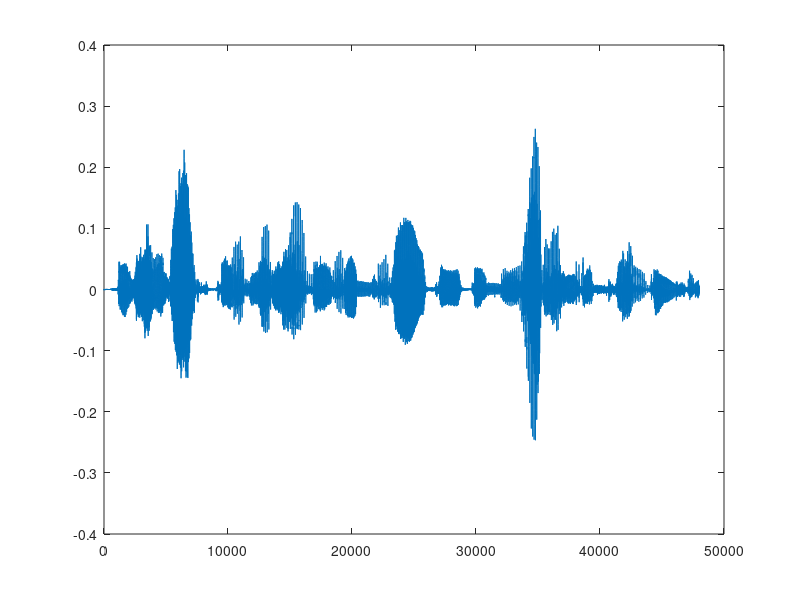
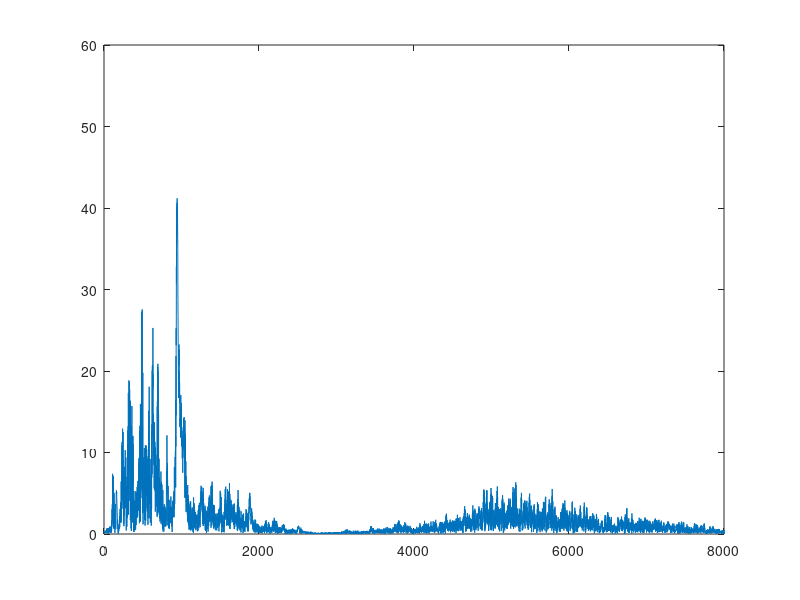

Source code (MATLAB) for these figures, in order: (Note: this script raises an error after producing the figures.)
clear all;close all;
load ('Observation_wb.mat');
data = real(X(:,1));
figure;
plot(data);
figure;
plot((abs(fft(data,16000))));
audiowrite("tmp.wav",data,16000)
axis([0 8000 0 60]);
%set(gca,'XTick',[2100:40:2500])

win = 512
XFFT = gaoSTFT(X(:,1:3), win, 512, 256);
figure;
%imagesc((real;(10*log10(XFFT))));